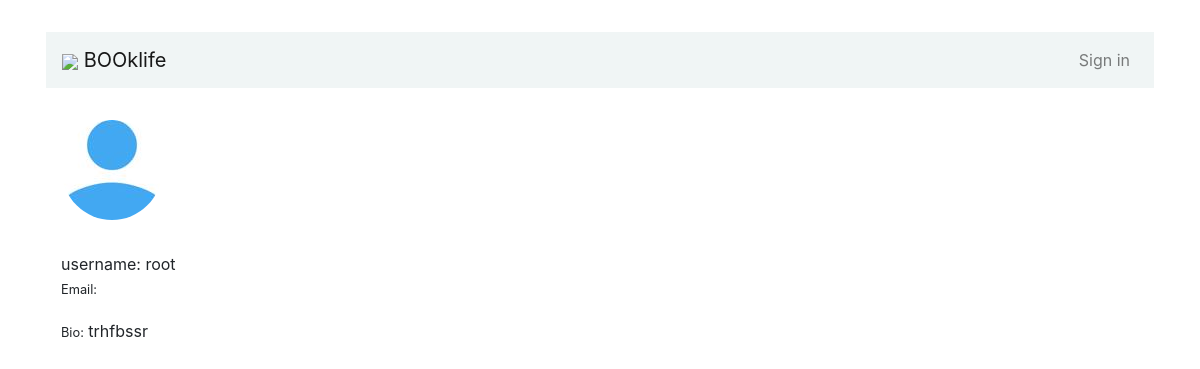
The app's page /profile/1 with its own data.
### users/models.py (models this page shows, shortened)
class Profile(models.Model):
    user = models.OneToOneField(User, on_delete=models.CASCADE)
    avatar = models.ImageField(default='default.jpg', upload_to='profile_images')
    bio = models.TextField()
    saved_books = models.ForeignKey(Book, on_delete=models.CASCADE, null=True, blank=True)

### users/views.py (the view)
# urls.py: path('profile/<int:user_id>', profile_by_slug, name='users-profile-by-slug'),
def profile_by_slug(request, user_id):
    profile = Profile.objects.get(id=user_id)
    return render(request, 'profile.html', {'profile': profile})

### users/templates/profile.html (shortened to what this page needs)
{% extends "base.html" %}
{% block content %}
    <div  class="my-3 p-3">
        <img  class="rounded-circle account-img" src="{{ profile.avatar.url }} " style="cursor: pointer;"/>
    </div>
    <div class="form-content">
                <div class="col-md-5">
                    <div class="form-group">
                        <div>username: {{ profile.user.username}}</div>
                        <label class="small mb-1">Email:</label>
                    </div>
                    <label class="small mb-1">Bio:</label> {{ profile.bio }}
                </div>
            </div>
            <br><br>
{% endblock content %}

### records on screen
Profile: avatar (placeholder picture), user.username "root", bio "trhfbssr"
